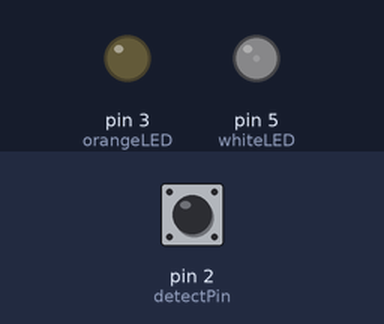
The sketch below on a simulated Arduino Uno, built with avr-gcc and run on an emulated ATmega328P. Parts: output pins drawn as LEDs (lit = HIGH). Dashed ring = blinking. The test bench sets the inputs (shaded band); at power-on: pin 2 (detectPin) LOW. What the sketch prints to the serial monitor is not drawn.

Above: at 1.2 s.
1.3 s: pin 2 (detectPin) pulsed HIGH 2 times (0.12 s each, 0.3 s apart)
At 2.5 s:
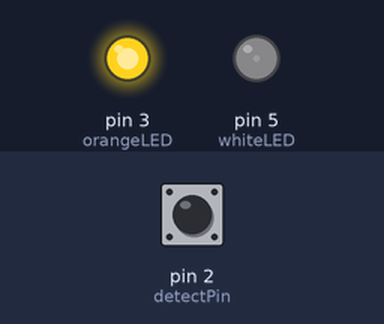
3.4 s: pin 2 (detectPin) driven HIGH
At 4.3 s:
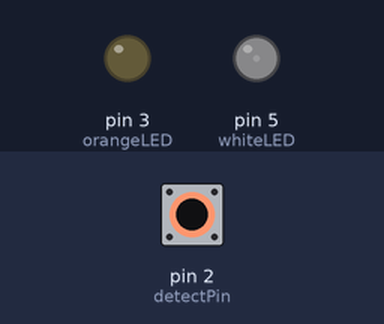
4.9 s: pin 2 (detectPin) driven LOW
At 5.4 s:
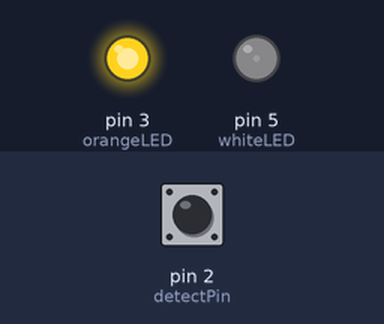
7.0 s: pin 2 (detectPin) pulsed HIGH 5 times (0.12 s each, 0.3 s apart)
At 7.21 s:
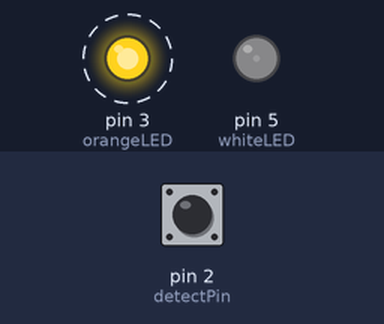
Timing chart, 0 to 10.0 s (numbered marks = the images above; inputs shaded):
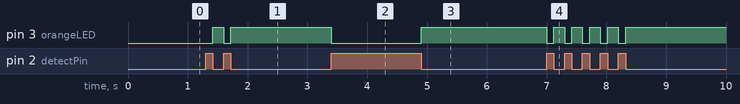

Measured:
- after the input at 1.3 s, pin 3 (orangeLED): LOW → HIGH after 0.12 s, → LOW 0.18 s later, → HIGH 0.12 s later
- after the input at 3.4 s, pin 3 (orangeLED): HIGH → LOW at once
- after the input at 4.9 s, pin 3 (orangeLED): LOW → HIGH at once
- after the input at 7.0 s, pin 3 (orangeLED): alternates HIGH for 0.18 s and LOW for 0.12 s, 10 changes in all, then stays HIGH, starting at once

The sketch:

ObjectDetector.ino
```cpp
int orangeLED = 3; // sensor blocked
int whiteLED = 5; // on pin
int COUNT =0;
int detectPin = 2;
boolean hit = false;
boolean RUN = false;
boolean once = true;
void setup() {
  Serial.begin(9600);
  Serial.print("HEADER");
  Serial.println("Counter V1.0");
  pinMode(detectPin,INPUT);
  pinMode(orangeLED,OUTPUT);
  pinMode(whiteLED,OUTPUT);


attachInterrupt(digitalPinToInterrupt(detectPin), update, CHANGE);
analogWrite(whiteLED, 10);
 RUN = true;
}

void update(){

    int r = digitalRead(2);
  if(hit ==false && r ==0){
    hit = true;
    COUNT++;
    digitalWrite(orangeLED, HIGH);
  }
  if(r==1){
    hit = false;
     digitalWrite(orangeLED,LOW);
  }

}


void loop() {

  if(RUN){
 Serial.write(COUNT);
  delay(100);

  }

}
```
